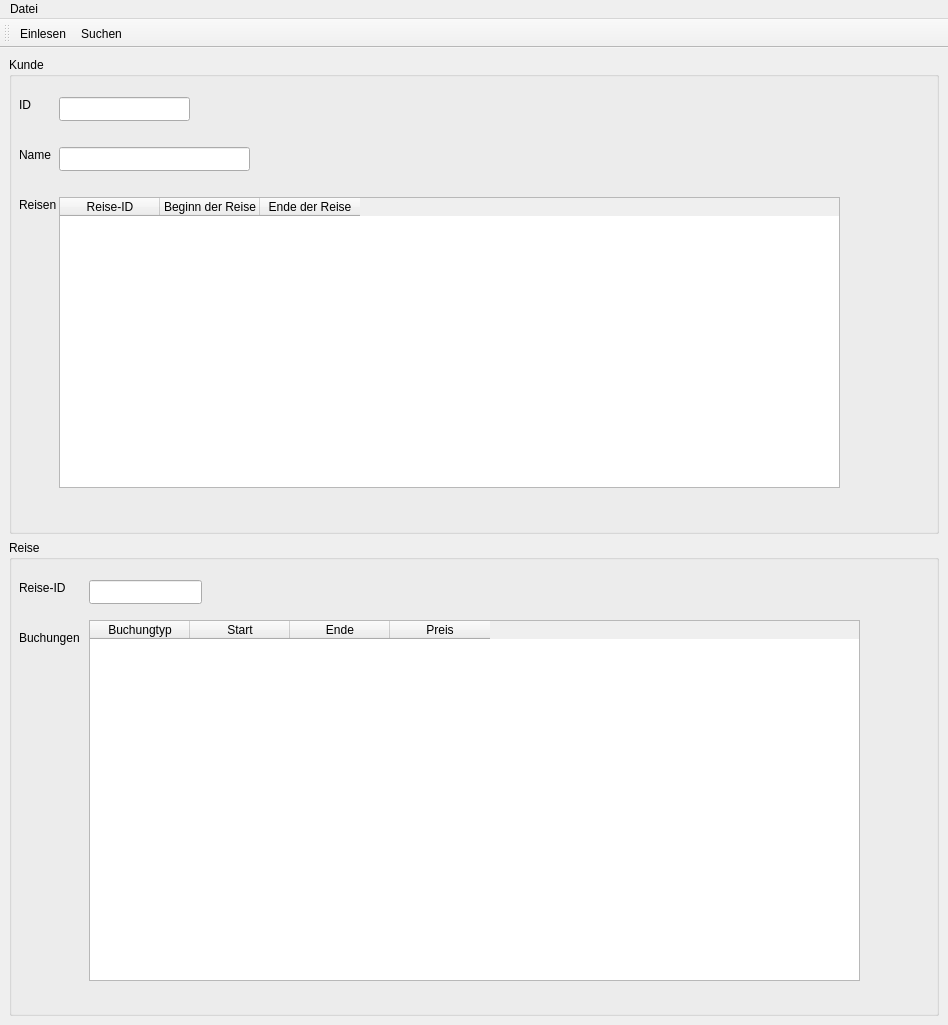
<?xml version="1.0" encoding="UTF-8"?>
<ui version="4.0">
 <class>travelagencyui</class>
 <widget class="QMainWindow" name="travelagencyui">
  <property name="geometry">
   <rect>
    <x>0</x>
    <y>0</y>
    <width>948</width>
    <height>1025</height>
   </rect>
  </property>
  <property name="minimumSize">
   <size>
    <width>462</width>
    <height>0</height>
   </size>
  </property>
  <property name="windowTitle">
   <string>MainWindow</string>
  </property>
  <widget class="QWidget" name="centralwidget">
   <layout class="QGridLayout" name="gridLayout">
    <item row="0" column="0">
     <widget class="QGroupBox" name="groupBox">
      <property name="title">
       <string>Kunde</string>
      </property>
      <widget class="QLabel" name="label">
       <property name="geometry">
        <rect>
         <x>10</x>
         <y>40</y>
         <width>49</width>
         <height>16</height>
        </rect>
       </property>
       <property name="text">
        <string>ID </string>
       </property>
      </widget>
      <widget class="QLineEdit" name="lineEdit">
       <property name="geometry">
        <rect>
         <x>50</x>
         <y>40</y>
         <width>131</width>
         <height>24</height>
        </rect>
       </property>
      </widget>
      <widget class="QLabel" name="label_2">
       <property name="geometry">
        <rect>
         <x>10</x>
         <y>90</y>
         <width>49</width>
         <height>16</height>
        </rect>
       </property>
       <property name="text">
        <string>Name</string>
       </property>
      </widget>
      <widget class="QLineEdit" name="lineEdit_2">
       <property name="geometry">
        <rect>
         <x>50</x>
         <y>90</y>
         <width>191</width>
         <height>24</height>
        </rect>
       </property>
      </widget>
      <widget class="QTableWidget" name="tableWidget">
       <property name="geometry">
        <rect>
         <x>50</x>
         <y>140</y>
         <width>781</width>
         <height>291</height>
        </rect>
       </property>
       <column>
        <property name="text">
         <string>Reise-ID</string>
        </property>
        <property name="font">
         <font>
          <pointsize>9</pointsize>
         </font>
        </property>
       </column>
       <column>
        <property name="text">
         <string>Beginn der Reise</string>
        </property>
       </column>
       <column>
        <property name="text">
         <string>Ende der Reise</string>
        </property>
       </column>
      </widget>
      <widget class="QLabel" name="label_3">
       <property name="geometry">
        <rect>
         <x>10</x>
         <y>140</y>
         <width>49</width>
         <height>16</height>
        </rect>
       </property>
       <property name="text">
        <string>Reisen</string>
       </property>
      </widget>
     </widget>
    </item>
    <item row="1" column="0">
     <widget class="QGroupBox" name="groupBox_2">
      <property name="title">
       <string>Reise</string>
      </property>
      <widget class="QLabel" name="label_4">
       <property name="geometry">
        <rect>
         <x>10</x>
         <y>40</y>
         <width>49</width>
         <height>16</height>
        </rect>
       </property>
       <property name="text">
        <string>Reise-ID</string>
       </property>
      </widget>
      <widget class="QLineEdit" name="lineEdit_3">
       <property name="geometry">
        <rect>
         <x>80</x>
         <y>40</y>
         <width>113</width>
         <height>24</height>
        </rect>
       </property>
      </widget>
      <widget class="QTableWidget" name="tableWidget_2">
       <property name="geometry">
        <rect>
         <x>80</x>
         <y>80</y>
         <width>771</width>
         <height>361</height>
        </rect>
       </property>
       <column>
        <property name="text">
         <string>Buchungtyp</string>
        </property>
       </column>
       <column>
        <property name="text">
         <string>Start</string>
        </property>
       </column>
       <column>
        <property name="text">
         <string>Ende</string>
        </property>
       </column>
       <column>
        <property name="text">
         <string>Preis</string>
        </property>
       </column>
      </widget>
      <widget class="QLabel" name="label_5">
       <property name="geometry">
        <rect>
         <x>10</x>
         <y>90</y>
         <width>61</width>
         <height>16</height>
        </rect>
       </property>
       <property name="text">
        <string>Buchungen</string>
       </property>
      </widget>
     </widget>
    </item>
   </layout>
  </widget>
  <widget class="QMenuBar" name="menubar">
   <property name="geometry">
    <rect>
     <x>0</x>
     <y>0</y>
     <width>948</width>
     <height>21</height>
    </rect>
   </property>
   <widget class="QMenu" name="menuDatei">
    <property name="title">
     <string>Datei</string>
    </property>
    <addaction name="actionEinlesen"/>
    <addaction name="actionSuchen"/>
   </widget>
   <addaction name="menuDatei"/>
  </widget>
  <widget class="QToolBar" name="toolBar">
   <property name="windowTitle">
    <string>toolBar</string>
   </property>
   <attribute name="toolBarArea">
    <enum>TopToolBarArea</enum>
   </attribute>
   <attribute name="toolBarBreak">
    <bool>false</bool>
   </attribute>
   <addaction name="actionEinlesen"/>
   <addaction name="actionSuchen"/>
  </widget>
  <action name="actionEinlesen">
   <property name="checkable">
    <bool>true</bool>
   </property>
   <property name="icon">
    <iconset theme="document-open" resource="icon.qrc">
     <normaloff>:/icons/icon.png</normaloff>:/icons/icon.png</iconset>
   </property>
   <property name="text">
    <string>Einlesen</string>
   </property>
   <property name="shortcut">
    <string>Ctrl+I</string>
   </property>
  </action>
  <action name="actionSuchen">
   <property name="icon">
    <iconset resource="icon.qrc">
     <normaloff>:/icons/loupe_751463.png</normaloff>:/icons/loupe_751463.png</iconset>
   </property>
   <property name="text">
    <string>Suchen</string>
   </property>
  </action>
 </widget>
 <resources>
  <include location="icon.qrc"/>
 </resources>
 <connections/>
</ui>
